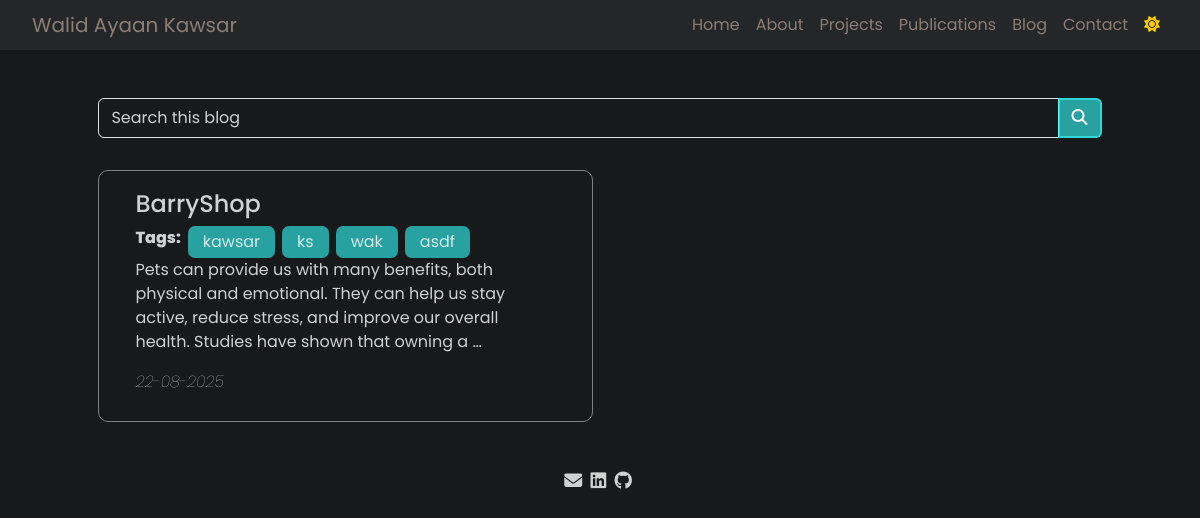
Before: /pages/blog.html with the older database file.
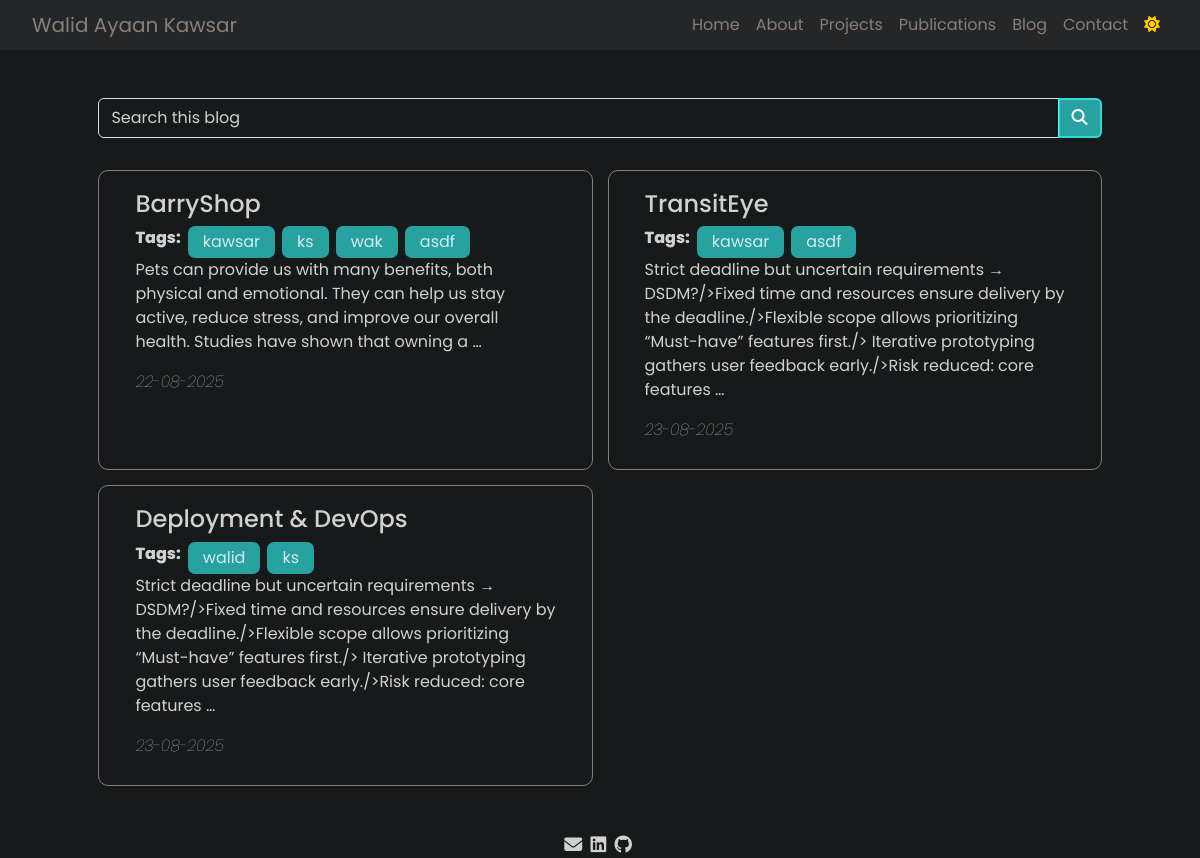
After: the same page with the newer database file.
### main/models.py (models this page shows)
class Blog(models.Model):
    name = models.CharField(max_length=100, blank=True, null=True)
    picture = models.ImageField(upload_to='picture of blog/', blank=True, null=True)
    tag = models.ManyToManyField(Tags, related_name="blog", blank=True)
    date = models.DateField(blank=True, null=True)
    short_description = models.TextField(max_length=500, blank=True, null=True)
    full_description = models.TextField(blank=True, null=True)

class Tags(models.Model):
    Tag_name = models.CharField(max_length=100, unique=True, blank=True, null=True)

### main/views.py (the view)
# urls.py: path('pages/blog.html', views.blog, name='blog'),
def blog(request):
    links = Contact.objects.first()
    posts = Blog.objects.all()
    return render(request, 'pages/blog.html', {'posts': posts, 'link': links})

### templates/pages/blog.html (shortened to what this page needs)
{% load static %}
<!DOCTYPE html>
<html lang="en">
<head>
    <link href="https://cdn.jsdelivr.net/npm/bootstrap@5.3.2/dist/css/bootstrap.min.css" rel="stylesheet"
>
    <link rel="stylesheet" href="https://cdnjs.cloudflare.com/ajax/libs/font-awesome/6.4.2/css/all.min.css"
 />
    <link rel="stylesheet" href="{% static "css/all.css" %}">
    <link rel="stylesheet" href="{% static "css/blog.css" %}">
</head>
<body id="body" class="dark-mode">
    <nav class="navbar navbar-expand-lg">
        <div class="">
            <a class="navbar-brand" href="../index.html">Walid Ayaan Kawsar</a>
        </div>
        <div class="collapse navbar-collapse" id="navbarNav">
            <ul class="navbar-nav ms-auto">
                <li class="nav-item">
                    <a class="nav-link" href="../index.html">Home</a>
                </li>
                <li class="nav-item">
                    <a class="nav-link" href="about.html">About</a>
                </li>
                <li class="nav-item">
                    <a class="nav-link" href="project.html">Projects</a>
                </li>
                <li class="nav-item">
                    <a class="nav-link" href="publications.html">Publications</a>
                </li>
                <li class="nav-item">
                    <a class="nav-link" href="blog.html">Blog</a>
                </li>
                <li class="nav-item">
                    <a class="nav-link" href="contact.html">Contact</a>
                </li>
                    <button class="nav-link" id="toggle-mode"><i class="fa-solid fa-sun"
                            style="color: #ffc800;"></i></button>
            </ul>
        </div>
    </nav>
    <section>
        <div id="blog-container">
            <div class="input-group">
                <input type="text" class="form-control" id="search-text" placeholder="Search this blog">
                <div class="input-group-append">
                    <button class="btn btn-primary" type="button" id="search-btn">
                        <i class="fa fa-search"></i>
                    </button>
                </div>
            </div>
            <div id="posts-container">
                {% for post in posts %}
                <a href="{% url 'blogdetails' post.id %}" class="post">
                    <button type="submit">
                        <h4>{{ post.name }}</h4>
                        <div class="tags-container">
                            <span style="font-weight: 800;">Tags: </span>
                            {% for tag in post.tag.all %}
                                <span class="tag">{{ tag.Tag_name }}</span>
                            {% endfor %}
                        </div>
                        <p>{{ post.short_description|truncatewords:30 }}</p>
                        <p class="blog-date fst-italic fw-lighter">{{ post.date|date:"d-m-Y" }}</p>
                    </button>
                </a>
                {% endfor %}
            </div>
        </div>
    </section>
    <footer>
        <a href="mailto: {{ link.mail }}"><i class="fa-solid fa-envelope"></i></a>
        <a href="{{ link.linkedin }}"><i class="fa-brands fa-linkedin"></i></a>
        <a href="{{ link.github }}"><i class="fa-brands fa-github"></i></a>
    </footer>
</body>
</html>

### static/css/all.css (style rules this page uses)
:root { --fontColor: rgba(255,255,255,0.8); --BGcolor: #17191a; --navBG: #242627; }
body.dark-mode { --fontColor: rgba(255,255,255,0.8); --BGcolor: #17191a; background-color: #17191a !important; color: rgba(255,255,255,0.8) !important; font-family: 'Poppins', sans-serif !important; }
nav { background-color: var(--BGcolor) !important; color: var(--fontColor) !important; padding: 0.3rem 2rem !important; }
.navbar { background-color: var(--navBG) !important; }
.navbar-brand, .nav-link { color: #8a7e79 !important; }
.nav-link { position: relative; text-decoration: none; }
.nav-link::before { content: ''; position: absolute; bottom: 0; left: 0; width: 0; height: 2px; background-color: #0088ff; transition: width 0.3s ease; }
section { padding: 0 4.5rem; }
footer { width: 100%; text-align: center; }
footer > a > i { color: var(--fontColor); font-size: large; margin-right: 4px; }

### static/css/blog.css (style rules this page uses)
#blog-container { width: 95% !important; margin: 3rem auto !important; }
#search-text { background-color: var(--BGcolor) !important; color: var(--fontColor) !important; }
input::placeholder { color: var(--fontColor) !important; }
#search-btn { border-top-left-radius: 0; border-bottom-left-radius: 0; background-color: rgba(52, 253, 253, 0.597) !important; border: 2px solid rgba(52, 253, 253, 0.597) !important; }
#posts-container { padding-top: 2rem !important; display: grid; grid-template-columns: repeat(2, 1fr); grid-gap: 15px; }
.post { padding: 18px 30px 10px 30px; border-radius: 10px; border: 1px solid gray; }
.post>button { background-color: transparent !important; border: none !important; color: var(--fontColor) !important; text-align: left; }
.tag { padding: 4px 15px; background-color: rgba(52, 253, 253, 0.597); border-radius: 7px; white-space: nowrap; }
.tags-container { display: flex; flex-wrap: wrap; gap: 7px; }

Changed rows visible on the page:
added Blog: name "TransitEye", short_description "Strict deadline but uncertain requirements → DSDM?/>Fixed time and resources ensure delivery by the deadline./>Flexible scope allows prioritizing “Must-have” features first./> Iterative prototyping gathers user feedback early./>Risk reduced: core features …", date "23-08-2025", Tags (Tag_name "kawsar"), Tags (Tag_name "asdf")
added Blog: name "Deployment & DevOps", short_description "Strict deadline but uncertain requirements → DSDM?/>Fixed time and resources ensure delivery by the deadline./>Flexible scope allows prioritizing “Must-have” features first./> Iterative prototyping gathers user feedback early./>Risk reduced: core features …", date "23-08-2025", Tags (Tag_name "ks")
now on this page (row unchanged): Tags: Tag_name "walid", shown under "Deployment & DevOps"
